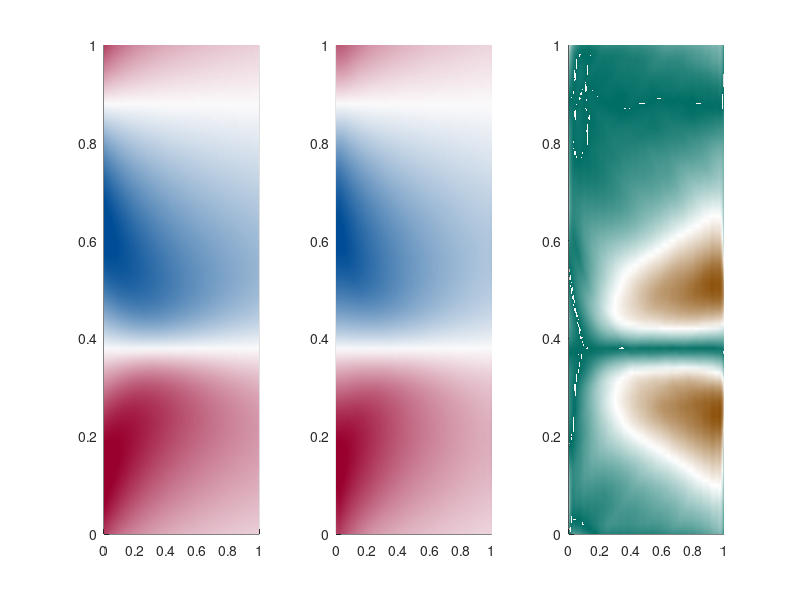

Reproduce this figure in MATLAB.
clear all, 
clc
load Map_rebu.mat Map_rebu;
load Map_grye.mat Map_grye;
currentFolder = pwd;
fullPath = fullfile(currentFolder, 'FNO');
addpath(fullPath)
load test_inter_101.mat testing_time x_test y_pred y_test
Y_test = squeeze(y_test);
Y_pred = squeeze(y_pred);
[~,N] = size(Y_test)

for k=1:N
Err(:,k) = abs(Y_pred(:,k)-Y_test(:,k))./max(Y_test(:,k));
end

t = 0:0.01:1;
x = 0:0.01:1; 

subplot(1,3,1)
surf(t,x,Y_test);
shading interp
caxis([-0.5 0.5])
view([0,90])
colormap(subplot(1,3,1),Map_rebu);

subplot(1,3,2)
surf(t,x,Y_pred); 
shading interp
caxis([-0.5 0.5])
view([0,90])
colormap(subplot(1,3,2),Map_rebu);

subplot(1,3,3)
surf(t,x,Err);
shading interp
% caxis([0 0.6])
view([0,90])
colormap(subplot(1,3,3),Map_grye);
